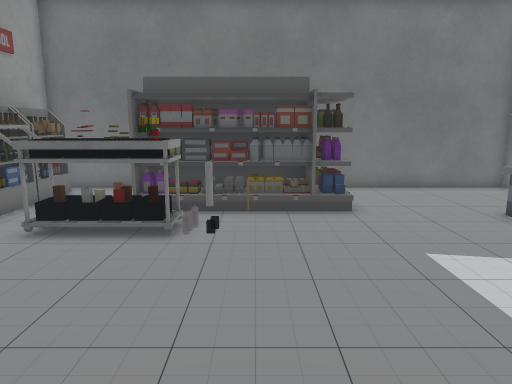
[1] (above)

15 first-person views from a walk through a scene from a Unity 3-D project. The camera is 1.3 m above the floor, tilts 10° down and sees 70° across. The floor is counted in squares, 0.5 m on a side. Each view is taken from the middle of a square. On the plan, view 1 faces up. The plan holds only what a view shows up to about 20 squares ahead; the rest is blank. The place goes on beyond the plan. The player character is not drawn. Some surface patterns are stand-ins.

[2]
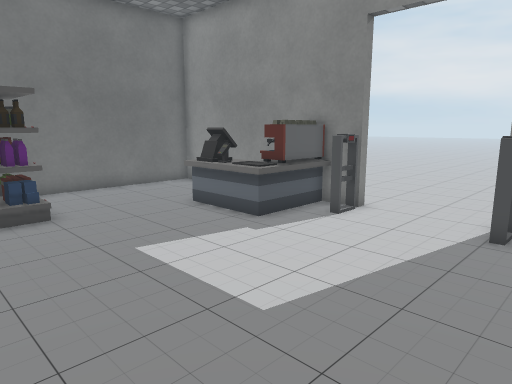

[3]
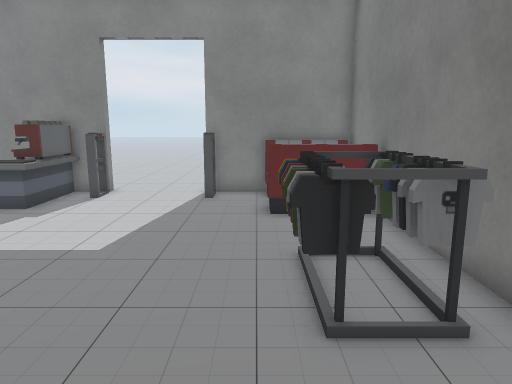

[4]
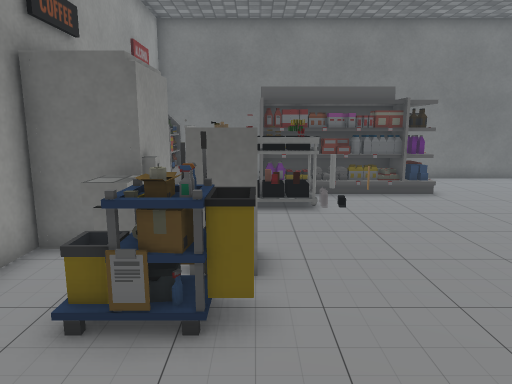

[5]
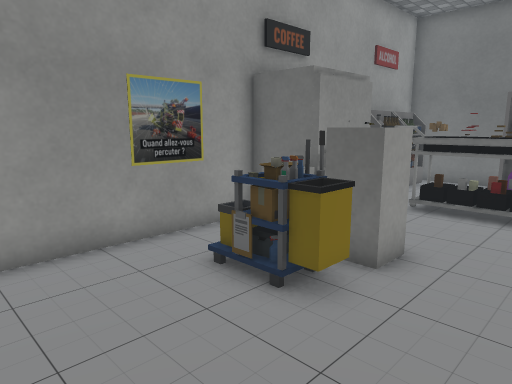

[6]
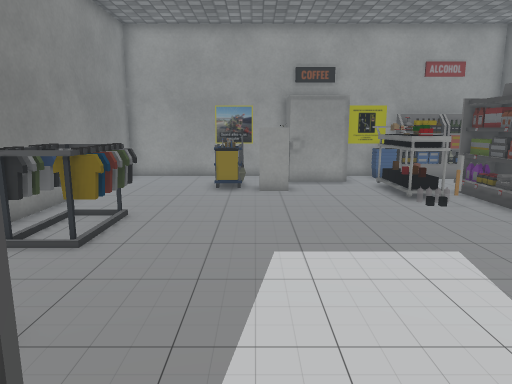

[7]
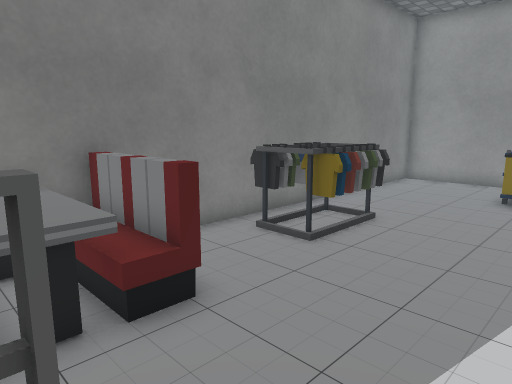

[8]
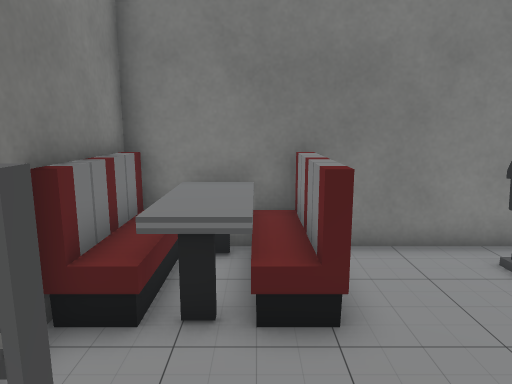

[9]
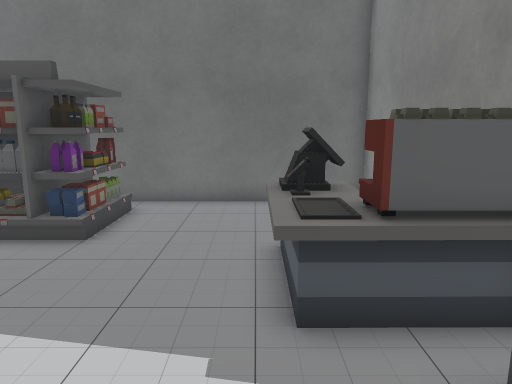

[10]
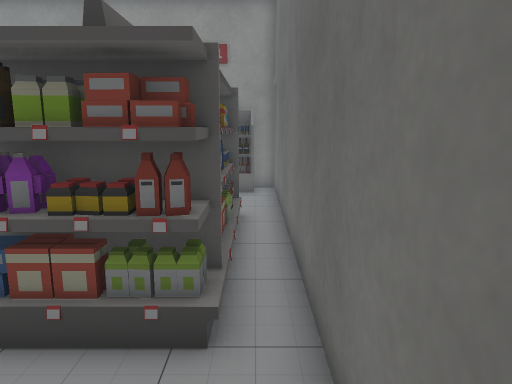

[11]
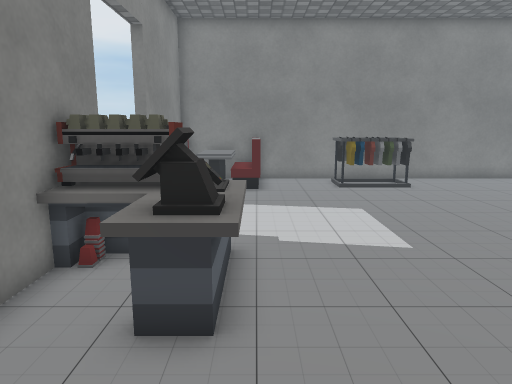

[12]
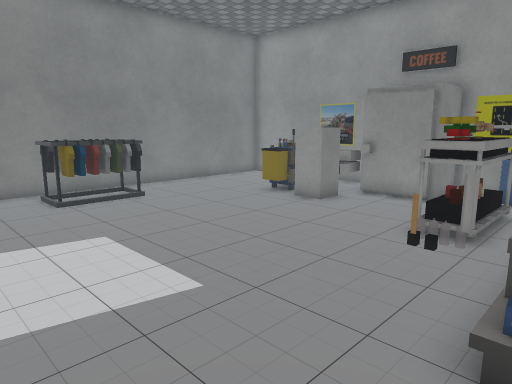

[13]
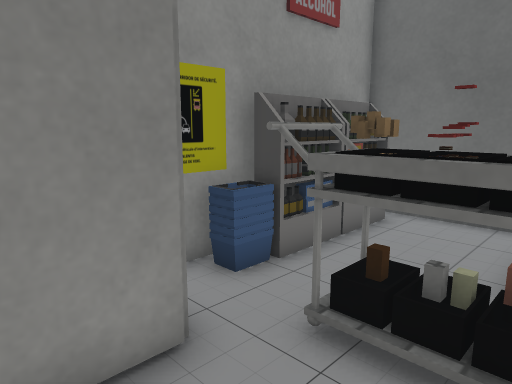

[14]
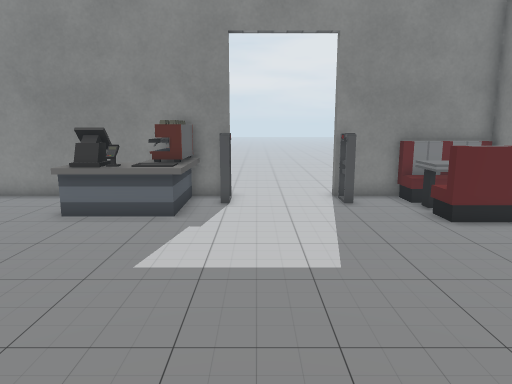

[15]
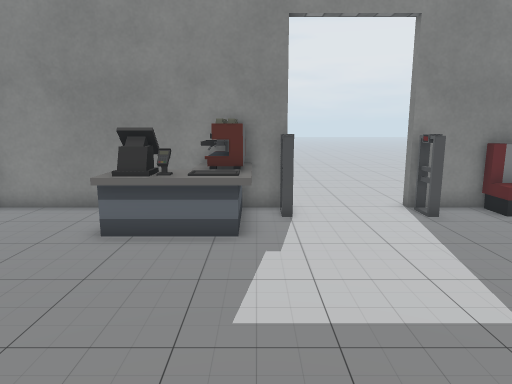

### Floor plan
Ten units are one square. View 1 is at (0, 0); x grows to the right and y downward. Boxes are objects, and circles mark ways between rooms. Rooms are numbered by the first view taken in them; rooms with no view inside come last. Other rooms are left out.
<svg viewBox="-93 -163 210 218">
<path fill="none" stroke="#000" d="M-61 -46 -88 -46M-64 -74 -64 -45M108 -60 108 -158 36 -158M-88 -49 -88 38 108 38 108 -20M-61 -51 -61 -46M108 -20 112 -20M112 -60 108 -60M36 -158 -88 -158 -88 -74 -64 -74"/>
<rect x="-75" y="-45" width="10" height="20" fill="#bbb"><title>block</title></rect>
<rect x="-65" y="-25" width="30" height="20" fill="#bbb"><title>cart</title></rect>
<rect x="-65" y="-45" width="10" height="20" fill="#bbb"><title>block</title></rect>
<rect x="-65" y="-105" width="50" height="30" fill="#bbb"><title>cart</title></rect>
<rect x="-55" y="-45" width="20" height="20" fill="#bbb"><title>block</title></rect>
<rect x="-45" y="-145" width="80" height="40" fill="#bbb"><title>shelf</title></rect>
<rect x="-15" y="-105" width="10" height="10" fill="#bbb"><title>other object</title></rect>
<rect x="-5" y="-5" width="40" height="40" fill="#bbb"><title>rack</title></rect>
<rect x="65" y="-5" width="40" height="40" fill="#bbb"><title>other object</title></rect>
<rect x="65" y="-95" width="40" height="30" fill="#bbb"><title>counter</title></rect>
<rect x="65" y="-105" width="30" height="20" fill="#bbb"><title>cash register</title></rect>
<rect x="65" y="-115" width="30" height="10" fill="#bbb"><title>counter</title></rect>
<rect x="85" y="-85" width="20" height="20" fill="#bbb"><title>machine</title></rect>
<rect x="95" y="-25" width="10" height="10" fill="#bbb"><title>other object</title></rect>
<rect x="95" y="-65" width="10" height="10" fill="#bbb"><title>other object</title></rect>
<rect x="-85" y="-95" width="10" height="10" fill="#bbb"><title>other object</title></rect>
<rect x="-85" y="-125" width="10" height="30" fill="#bbb"><title>shelf</title></rect>
<rect x="-85" y="-155" width="10" height="30" fill="#bbb"><title>shelf</title></rect>
<circle cx="110" cy="-40" r="3" fill="#2a7"/>
<circle cx="30" cy="-150" r="3" fill="#2a7"/>
<text x="20" y="-50">1</text>
<text x="20" y="50">2</text>
<text x="-50" y="-130">3</text>
</svg>
Room 1 opens to room 2. Room 1 opens to room 3.

Where each view was taken, in squares from view 1:
view 1: 0 up, 0 right, facing up
view 2: 0 up, 0 right, facing up-right
view 3: 0 up, 4 left, facing right
view 4: 3 down, 4 left, facing up
view 5: 3 down, 1 left, facing up-left
view 6: 3 up, 11 right, facing left
view 7: 4 up, 10 right, facing down-left
view 8: 4 up, 8 right, facing down
view 9: 3 up, 7 right, facing up
view 10: 15 up, 7 right, facing left
view 11: 15 up, 7 right, facing down
view 12: 12 up, 7 right, facing down-left
view 13: 5 up, 3 left, facing up-left
view 14: 5 up, 3 left, facing right
view 15: 7 up, 1 left, facing right
